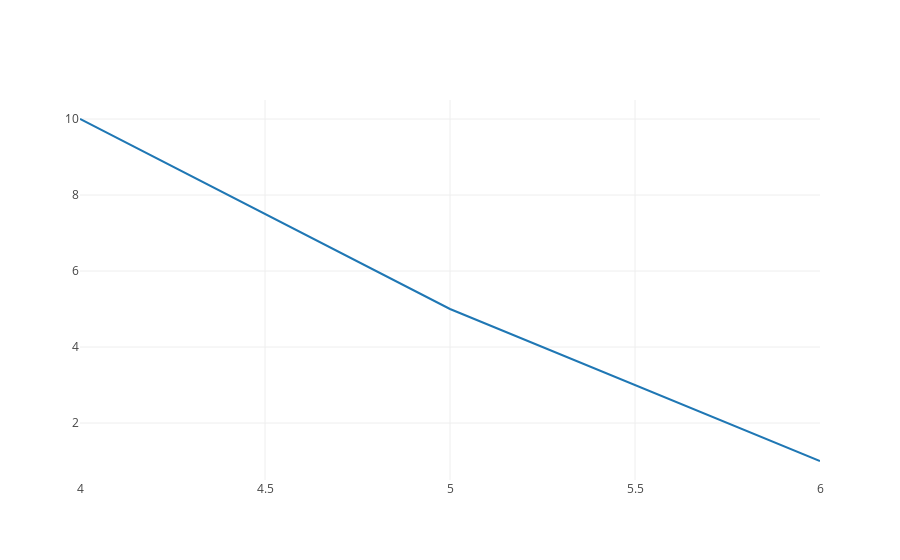

Write notebook code for a chart like this one.
### Markdown cell above
Finally, we'll modify the `plot` function for you so that it takes the data, and the layout as arguments.

### Code cell
def plot(traces = [], layout = {}):
    #if not isinstance(traces, list): 
        #print TypeError('first argument must be a list.  Instead is', traces)
    #if not isinstance(layout, dict): 
        #print TypeError('Second argument must be a dict.  Instead is', layout)
        
    plotly.offline.iplot({'data': traces, 'layout': layout})

trace4 = trace_values([4, 5, 6], [10, 5, 1], mode = 'lines')
last_layout = layout(options = {'title': 'The big picture'})
plot([trace4], last_layout)

### Figure 1 — Plotly figure (JSON) as saved in the notebook; plotly's stock layout.template omitted (floating-point values rounded to 4 significant figures)
{"data": [{"mode": "lines", "name": "data", "type": "scatter", "uid": "eb17daf8-7f6e-11e9-8417-174924cb141a", "x": [4, 5, 6], "y": [10, 5, 1]}], "layout": {}}
